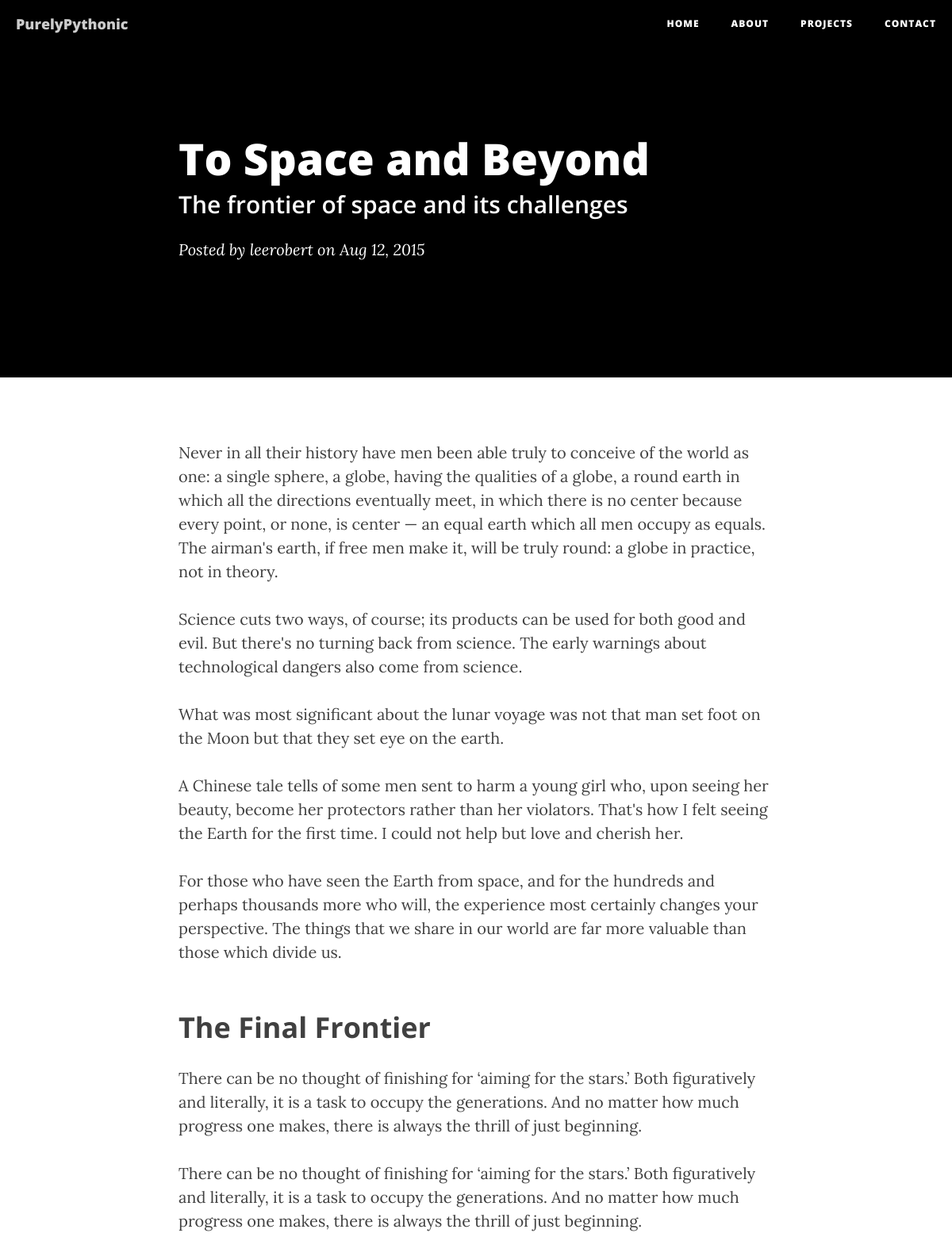
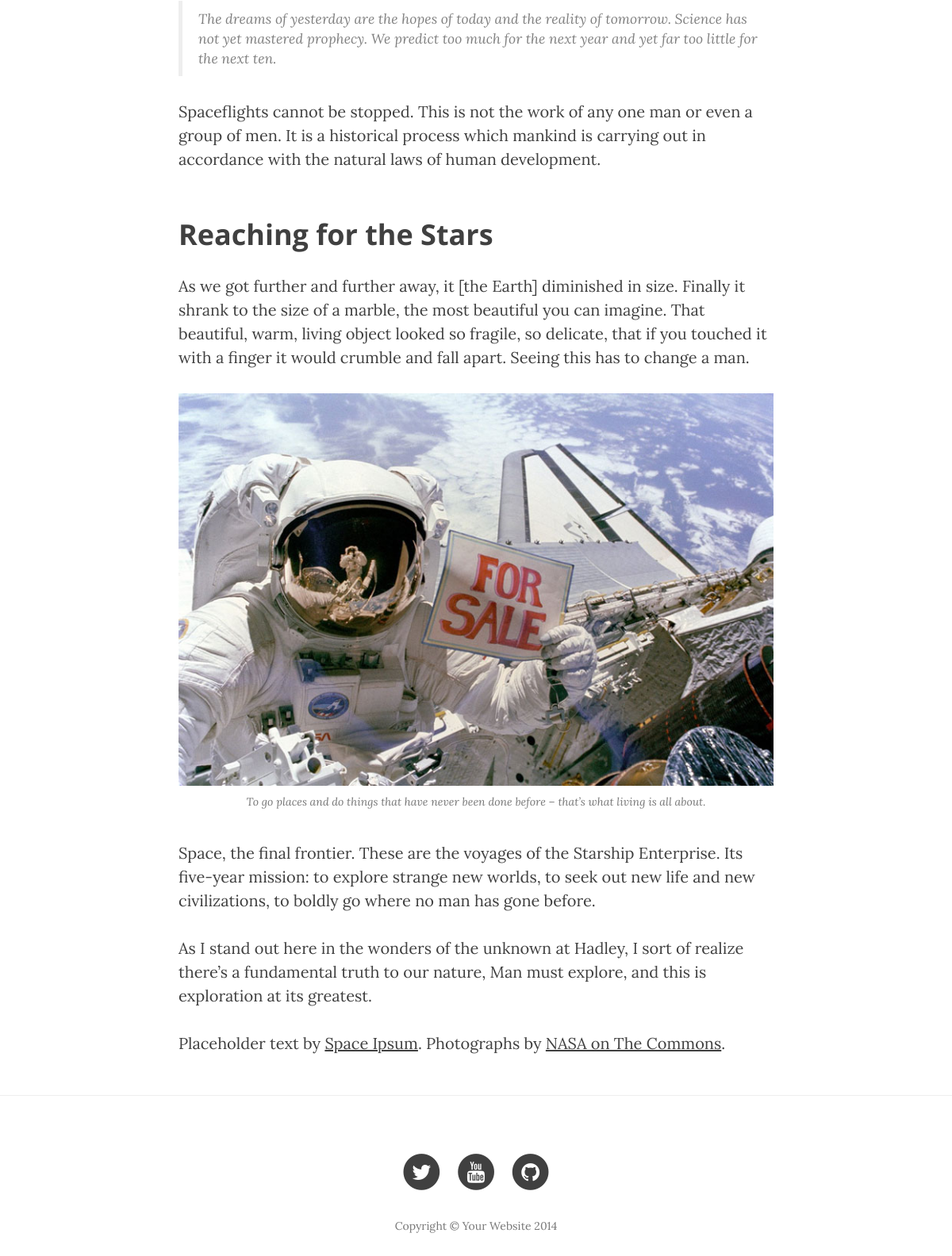
/blog/first-post/, run on the app's committed database (2 pictures, top to bottom).
### blog/models.py (models this page shows, shortened)
class Post(models.Model):
	author = models.ForeignKey(User, blank=True, null=True)
	title = models.CharField(max_length=200)
	subtitle = models.CharField(max_length=200, blank=True)
	body = models.TextField()
	slug = models.SlugField(unique=True)
	categories = models.ManyToManyField(Category, blank=True)
	created_date = models.DateTimeField(
			default=timezone.now)
	published_date = models.DateTimeField(
			blank=True, null=True)

### blog/views.py (the view)
# urls.py: url(r'^(?P<slug>[-\w\d]+)/$', views.post, name='post'),
def post(request, slug):
	post = get_object_or_404(Post, slug=slug)
	return render(request, 'blog/post.html', {'post': post})

### blog/templates/blog/post.html
{% extends 'base.html'%}
{% load staticfiles %}
{% block content %}
<header class="intro-header" style="background-image: url('{% static 'img/black.png' %}')">
    <div class="container">
        <div class="row">
            <div class="col-lg-8 col-lg-offset-2 col-md-10 col-md-offset-1">
                <div class="post-heading">
                    <h1>{{post.title}}</h1>
                    <h2 class="subheading">{{post.subtitle}}</h2>
                    <span class="meta">Posted by <a href="#">{{post.author.username}}</a> on {{post.published_date|date:"M j, Y"}}</span>
                </div>
            </div>
        </div>
    </div>
</header>
<article>
    <div class="container">
        <div class="row">
            <div class="col-lg-8 col-lg-offset-2 col-md-10 col-md-offset-1">
                {{ post.body|safe }}
            </div>
        </div>
    </div>
</article>
{% endblock %}

### data on the page
Post: title "To Space and Beyond", subtitle "The frontier of space and its challenges", author.username "leerobert", published_date "Aug 12, 2015", body "Never in all their history have men been able truly to conceive of the world as one: a single sphere, a globe, having the qualities of a globe, a round earth in which all the directions eventually meet, in which there is no center because every point, or none, is center — an equal earth which all men occupy as equals. The airman's earth, if free men make it, will be truly round: a globe in practice, not in theory. Science cuts two ways, of course; its products can be used for both good and evil. But there's no turning back from science. The early warnings about technological dangers also come from science. What was most significant about the lunar voyage was not that man set foot on the…", body (picture)
